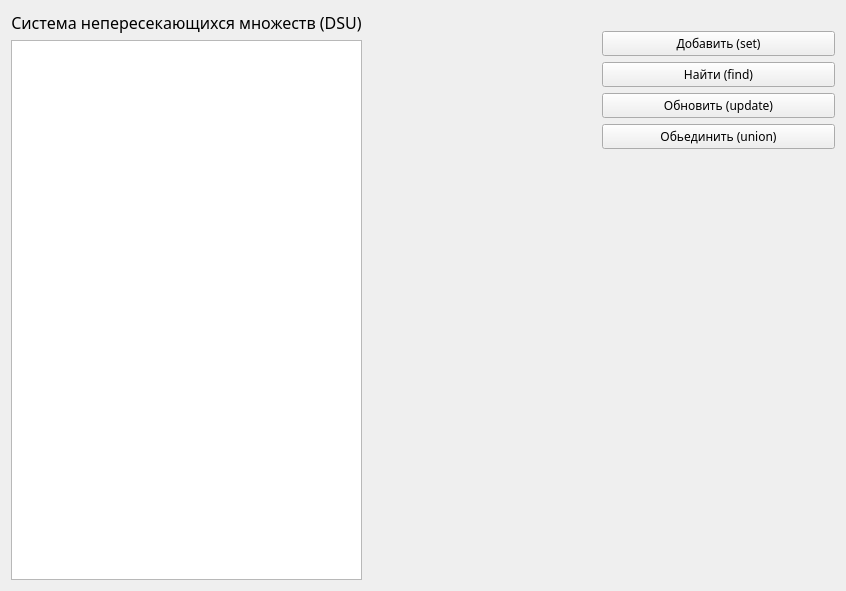
<?xml version="1.0" encoding="UTF-8"?>
<ui version="4.0">
 <class>Form</class>
 <widget class="QWidget" name="Form">
  <property name="geometry">
   <rect>
    <x>0</x>
    <y>0</y>
    <width>846</width>
    <height>591</height>
   </rect>
  </property>
  <property name="minimumSize">
   <size>
    <width>761</width>
    <height>0</height>
   </size>
  </property>
  <property name="windowTitle">
   <string>Form</string>
  </property>
  <layout class="QGridLayout" name="gridLayout">
   <item row="2" column="4">
    <layout class="QVBoxLayout" name="verticalLayoutDSU">
     <item>
      <spacer name="horizontalSpacerD">
       <property name="orientation">
        <enum>Qt::Horizontal</enum>
       </property>
       <property name="sizeHint" stdset="0">
        <size>
         <width>40</width>
         <height>20</height>
        </size>
       </property>
      </spacer>
     </item>
     <item>
      <widget class="QPushButton" name="addButton">
       <property name="font">
        <font>
         <family>Nokia Sans S60</family>
         <pointsize>9</pointsize>
        </font>
       </property>
       <property name="cursor">
        <cursorShape>PointingHandCursor</cursorShape>
       </property>
       <property name="text">
        <string>Добавить (set)</string>
       </property>
      </widget>
     </item>
     <item>
      <widget class="QPushButton" name="findButton">
       <property name="font">
        <font>
         <family>Nokia Sans S60</family>
         <pointsize>9</pointsize>
        </font>
       </property>
       <property name="cursor">
        <cursorShape>WhatsThisCursor</cursorShape>
       </property>
       <property name="text">
        <string>Найти (find)</string>
       </property>
      </widget>
     </item>
     <item>
      <widget class="QPushButton" name="updateButton">
       <property name="font">
        <font>
         <family>Nokia Sans S60</family>
         <pointsize>9</pointsize>
        </font>
       </property>
       <property name="cursor">
        <cursorShape>PointingHandCursor</cursorShape>
       </property>
       <property name="text">
        <string>Обновить (update)</string>
       </property>
      </widget>
     </item>
     <item>
      <widget class="QPushButton" name="unionButton">
       <property name="font">
        <font>
         <family>Nokia Sans S60</family>
         <pointsize>9</pointsize>
        </font>
       </property>
       <property name="cursor">
        <cursorShape>PointingHandCursor</cursorShape>
       </property>
       <property name="text">
        <string>Обьединить (union)</string>
       </property>
      </widget>
     </item>
     <item>
      <spacer name="verticalSpacer">
       <property name="orientation">
        <enum>Qt::Vertical</enum>
       </property>
       <property name="sizeHint" stdset="0">
        <size>
         <width>10</width>
         <height>30</height>
        </size>
       </property>
      </spacer>
     </item>
    </layout>
   </item>
   <item row="2" column="1" colspan="2">
    <layout class="QFormLayout" name="formLayout">
     <item row="1" column="0" colspan="2">
      <widget class="QTableWidget" name="tableWidget"/>
     </item>
     <item row="0" column="0">
      <widget class="QLabel" name="labelDSU">
       <property name="font">
        <font>
         <family>Nokia Sans S60</family>
         <pointsize>12</pointsize>
         <weight>50</weight>
         <bold>false</bold>
         <underline>false</underline>
         <kerning>true</kerning>
        </font>
       </property>
       <property name="lineWidth">
        <number>5</number>
       </property>
       <property name="text">
        <string>Система непересекающихся множеств (DSU)</string>
       </property>
       <property name="alignment">
        <set>Qt::AlignCenter</set>
       </property>
       <property name="margin">
        <number>1</number>
       </property>
      </widget>
     </item>
    </layout>
   </item>
   <item row="2" column="3">
    <spacer name="horizontalSpacer">
     <property name="orientation">
      <enum>Qt::Horizontal</enum>
     </property>
     <property name="sizeType">
      <enum>QSizePolicy::MinimumExpanding</enum>
     </property>
     <property name="sizeHint" stdset="0">
      <size>
       <width>20</width>
       <height>10</height>
      </size>
     </property>
    </spacer>
   </item>
  </layout>
 </widget>
 <resources/>
 <connections/>
</ui>
